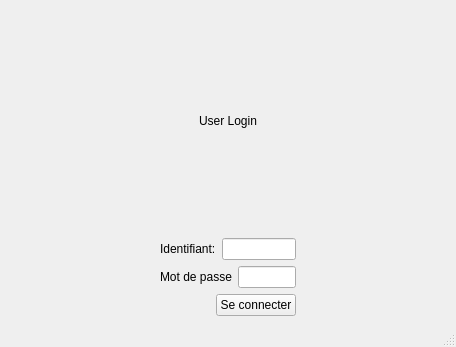
<?xml version="1.0" encoding="UTF-8"?>
<ui version="4.0">
 <class>MainWindow</class>
 <widget class="QMainWindow" name="MainWindow">
  <property name="geometry">
   <rect>
    <x>0</x>
    <y>0</y>
    <width>456</width>
    <height>347</height>
   </rect>
  </property>
  <property name="windowTitle">
   <string>MainWindow</string>
  </property>
  <widget class="QWidget" name="centralwidget">
   <layout class="QVBoxLayout" name="verticalLayout_2">
    <item>
     <layout class="QHBoxLayout" name="horizontalLayout_5">
      <item>
       <spacer name="horizontalSpacer_5">
        <property name="orientation">
         <enum>Qt::Horizontal</enum>
        </property>
        <property name="sizeType">
         <enum>QSizePolicy::Expanding</enum>
        </property>
        <property name="sizeHint" stdset="0">
         <size>
          <width>200</width>
          <height>20</height>
         </size>
        </property>
       </spacer>
      </item>
      <item>
       <layout class="QVBoxLayout" name="verticalLayout">
        <item>
         <layout class="QHBoxLayout" name="horizontalLayout">
          <item>
           <spacer name="horizontalSpacer">
            <property name="orientation">
             <enum>Qt::Horizontal</enum>
            </property>
            <property name="sizeHint" stdset="0">
             <size>
              <width>40</width>
              <height>20</height>
             </size>
            </property>
           </spacer>
          </item>
          <item>
           <widget class="QLabel" name="label">
            <property name="text">
             <string>User Login</string>
            </property>
           </widget>
          </item>
          <item>
           <spacer name="horizontalSpacer_2">
            <property name="orientation">
             <enum>Qt::Horizontal</enum>
            </property>
            <property name="sizeHint" stdset="0">
             <size>
              <width>40</width>
              <height>20</height>
             </size>
            </property>
           </spacer>
          </item>
         </layout>
        </item>
        <item>
         <layout class="QHBoxLayout" name="horizontalLayout_2">
          <item>
           <widget class="QLabel" name="label_2">
            <property name="text">
             <string>Identifiant:</string>
            </property>
           </widget>
          </item>
          <item>
           <widget class="QLineEdit" name="lineEdit"/>
          </item>
         </layout>
        </item>
        <item>
         <layout class="QHBoxLayout" name="horizontalLayout_3">
          <item>
           <widget class="QLabel" name="label_3">
            <property name="text">
             <string>Mot de passe</string>
            </property>
           </widget>
          </item>
          <item>
           <widget class="QLineEdit" name="lineEdit_2"/>
          </item>
         </layout>
        </item>
        <item>
         <layout class="QHBoxLayout" name="horizontalLayout_4">
          <item>
           <spacer name="horizontalSpacer_3">
            <property name="orientation">
             <enum>Qt::Horizontal</enum>
            </property>
            <property name="sizeHint" stdset="0">
             <size>
              <width>40</width>
              <height>20</height>
             </size>
            </property>
           </spacer>
          </item>
          <item>
           <widget class="QPushButton" name="pushButton">
            <property name="text">
             <string>Se connecter</string>
            </property>
           </widget>
          </item>
         </layout>
        </item>
       </layout>
      </item>
      <item>
       <spacer name="horizontalSpacer_4">
        <property name="orientation">
         <enum>Qt::Horizontal</enum>
        </property>
        <property name="sizeType">
         <enum>QSizePolicy::Expanding</enum>
        </property>
        <property name="sizeHint" stdset="0">
         <size>
          <width>200</width>
          <height>20</height>
         </size>
        </property>
       </spacer>
      </item>
     </layout>
    </item>
   </layout>
  </widget>
  <widget class="QMenuBar" name="menubar">
   <property name="geometry">
    <rect>
     <x>0</x>
     <y>0</y>
     <width>456</width>
     <height>22</height>
    </rect>
   </property>
  </widget>
  <widget class="QStatusBar" name="statusbar"/>
 </widget>
 <resources/>
 <connections/>
</ui>
